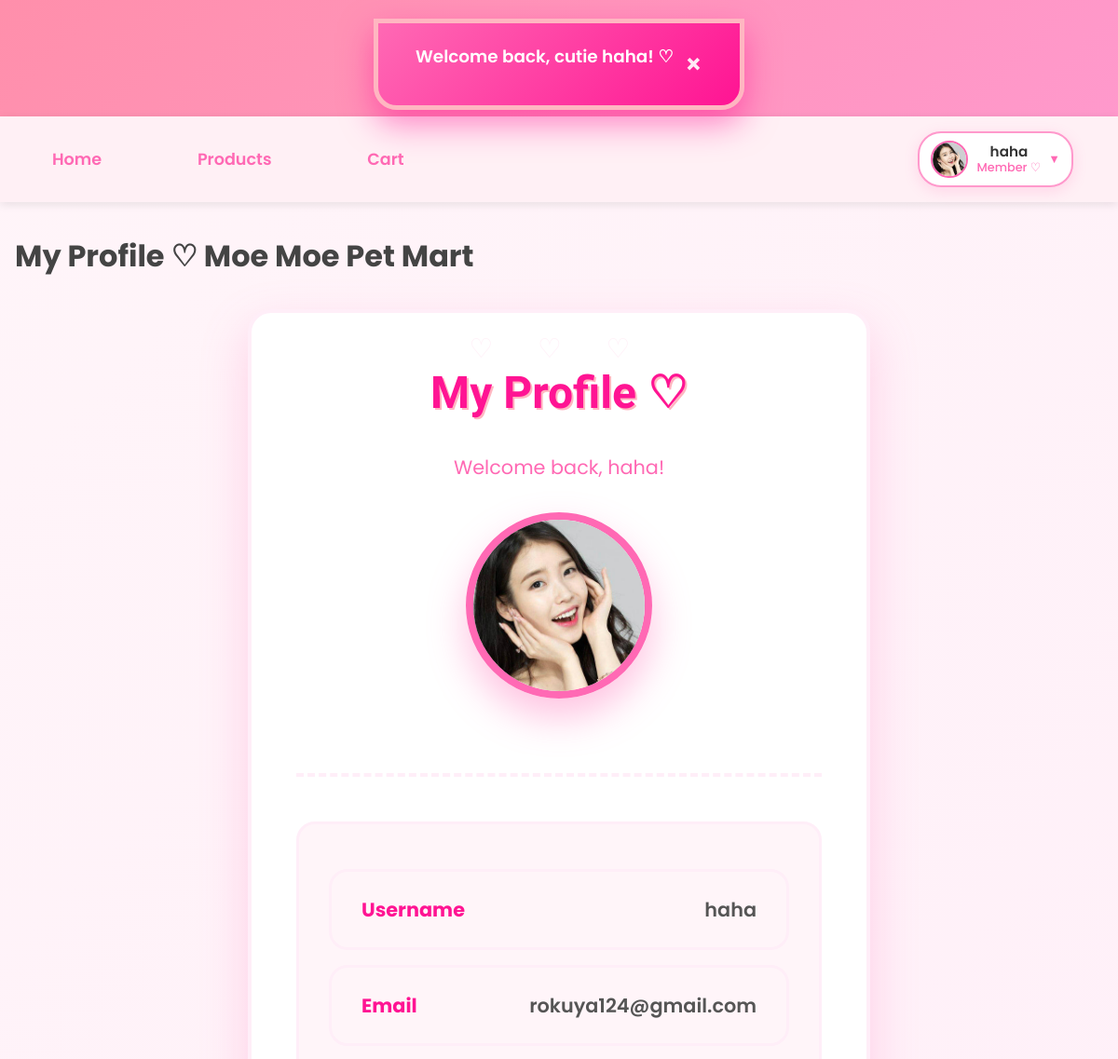
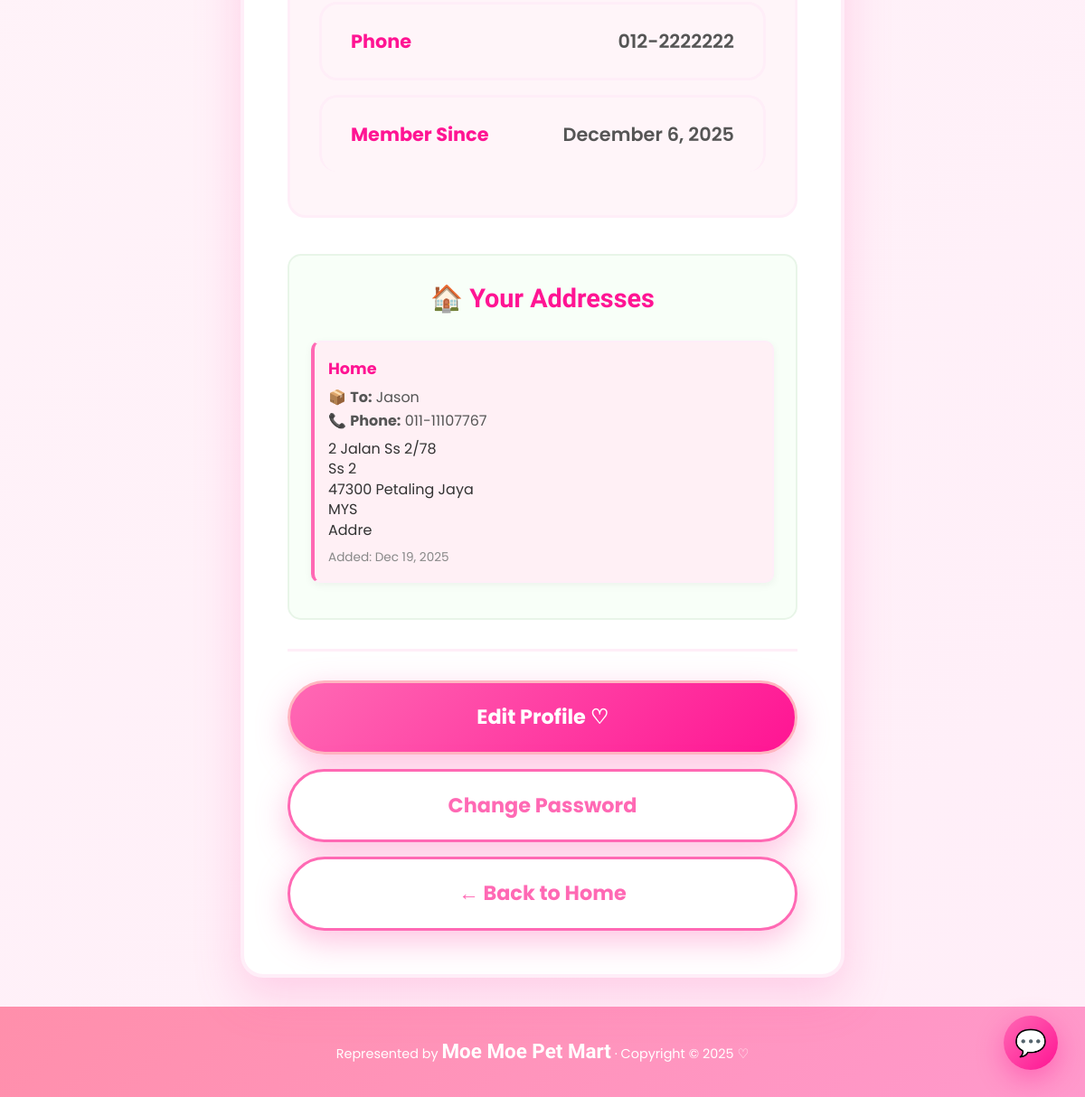
Page /profile.php (signed in) on the committed database (2 pictures, top to bottom).
### tables this page shows
CREATE TABLE `users` (
  `id` int(11) NOT NULL,
  `username` varchar(50) NOT NULL,
  `email` varchar(100) NOT NULL,
  `phone` varchar(20) NOT NULL,
  `home_address` varchar(255) NOT NULL,
  `password` varchar(255) NOT NULL,
  `reset_token` varchar(255) DEFAULT NULL,
  `reset_token_expiry` datetime DEFAULT NULL,
  `role` enum('member','admin') NOT NULL DEFAULT 'member',
  `created_at` datetime DEFAULT current_timestamp(),
  `profile_pic` varchar(255) DEFAULT NULL,
  `locked` tinyint(1) DEFAULT 0,
  `lock_reason` varchar(255) DEFAULT NULL,
  `locked_at` datetime DEFAULT NULL
);

CREATE TABLE `user_addresses` (
  `id` int(11) NOT NULL,
  `user_id` int(11) NOT NULL,
  `address_name` varchar(100) DEFAULT 'Home',
  `recipient_name` varchar(100) NOT NULL,
  `recipient_phone` varchar(20) NOT NULL,
  `full_address` text NOT NULL,
  `created_at` timestamp NOT NULL DEFAULT current_timestamp()
);

### _base.php (called while the page is built, shortened)
<?php
function temp($key, $value = null) {
    if ($value !== null) {
        $_SESSION["temp_$key"] = $value;
    }
    else {
        $value = $_SESSION["temp_$key"] ?? null;
        return $value;
    }
}
function is_login() {
    return isset($_SESSION['user']) && !empty($_SESSION['user']);
}
function username() {
    return $_SESSION['user'] ?? null;
}
function user_role() {
    return $_SESSION['role'] ?? null;
}
function current_user() {
    global $_db;
    $stm = $_db->prepare("SELECT * FROM users WHERE username = ?");
    $stm->execute([username()]);
    return $stm->fetch();
}
function encode($value) {
    return htmlentities($value);
}
?>

### profile.php (the view, shortened to what this page needs)
<?php
require '_base.php';
$user = current_user();
$stm = $_db->prepare("SELECT * FROM user_addresses WHERE user_id = ? ORDER BY created_at DESC");
$stm->execute([$user->id]);
$addresses = $stm->fetchAll();
$_title = 'My Profile ♡ Moe Moe Pet Mart';
include '_head.php';
?>
<div class="profile-container">
    <div class="profile-card">
        <h2>My Profile ♡</h2>
        <p>Welcome back, <?= encode($user->username) ?>!</p>
        <div class="profile-picture-section">
            <div class="profile-pic-container">
                <?php if ($user->profile_pic && file_exists($user->profile_pic)): ?>
                    <img src="/<?= encode($user->profile_pic) ?>?t=<?= time() ?>" class="profile-pic">
                <?php else: ?>
                    <div class="default-avatar">🐾</div>
                <?php endif; ?>
            </div>
        </div>
        <div class="profile-info">
            <div class="profile-field">
                <div class="field-label">Username</div>
                <div class="field-value"><?= encode($user->username) ?></div>
            </div>
            <div class="profile-field">
                <div class="field-label">Email</div>
                <div class="field-value"><?= encode($user->email) ?></div>
            </div>
            <div class="profile-field">
                <div class="field-label">Phone</div>
                <div class="field-value"><?= encode($user->phone) ?></div>
            </div>
            <div class="profile-field">
                <div class="field-label">Member Since</div>
                <div class="field-value"><?= date('F j, Y', strtotime($user->created_at)) ?></div>
            </div>
        </div>
        <div class="address-display-simple">
            <h3>🏠 Your Addresses</h3>
            <?php if (!empty($addresses)): ?>
                <div class="address-list-simple">
                    <?php foreach ($addresses as $addr): ?>
                        <div class="address-card-simple" style="background: #fff0f5; padding: 15px; border-radius: 10px; margin-bottom: 15px; border-left: 4px solid #ff69b4;">
                            <?php if (!empty($addr->address_name)): ?>
                                <div class="address-name" style="font-weight: bold; color: #ff1493; margin-bottom: 5px;">
                                    <?= encode($addr->address_name) ?>
                                </div>
                            <?php endif; ?>
                            <?php if (!empty($addr->recipient_name)): ?>
                                <div class="recipient-info" style="margin-bottom: 8px;">
                                    <span style="color: #555;">
                                        📦 <strong>To:</strong> <?= encode($addr->recipient_name) ?>
                                    </span>
                                    <br>
                                    <span style="color: #555;">
                                        📞 <strong>Phone:</strong> <?= encode($addr->recipient_phone) ?>
                                    </span>
                                </div>
                            <?php endif; ?>
                            <div class="address-text" style="color: #333; line-height: 1.4;">
                                <?= nl2br(encode($addr->full_address)) ?>
                            </div>
                            <div class="address-date" style="margin-top: 8px; font-size: 0.85em; color: #888;">
                                Added: <?= date('M j, Y', strtotime($addr->created_at)) ?>
                            </div>
                        </div>
                    <?php endforeach; ?>
                </div>
            <?php endif; ?>
        </div>
        <div class="profile-actions">
            <a href="edit_profile.php" class="btn btn-primary">Edit Profile ♡</a>
            <a href="change_password.php" class="btn btn-secondary">Change Password</a>
            <a href="/" class="btn btn-secondary">← Back to Home</a>
        </div>
    </div>
</div>
<?php include '_foot.php'; ?>

### _head.php (shortened to what this page needs)
<?php
    require_once '_base.php';
?>
<!DOCTYPE html>
<html lang="en">
<head>
    <link rel="stylesheet" href="/css/app.css">
    <link rel="stylesheet" href="https://unpkg.com/dropzone@5/dist/min/dropzone.min.css">
</head>
<body data-flash="<?= encode(temp('info')) ?>">
    <div id="moe-flash"></div>
    <header>
        <h1><a href="/">MoeMoepet Mart</a></h1>
    </header>
    <nav>
    <div class="nav-left">
    <a href="/">Home</a>
    <a href="/member/products.php">Products</a>
    <a href="/member/cart.php" class="cart-link">
        Cart
    </a>
    </div>
    <div class="nav-right">
        <?php if (is_login()):
            $user = current_user();
            $displayName = encode(username());
            $roleText    = user_role() === 'admin' ? 'Admin ♛' : 'Member ♡';
            $avatar = !empty($user->profile_pic) ? '/' . $user->profile_pic : '/images/default-avatar.png';
        ?>
            <div class="user-menu">
                <div class="user-info" tabindex="0">
                    <img src="<?= $avatar ?>" alt="<?= $displayName ?>" class="user-avatar">
                    <div class="user-details">
                        <div class="user-name"><?= $displayName ?></div>
                        <div class="user-role"><?= $roleText ?></div>
                    </div>
                    <span class="dropdown-arrow">▼</span>
                </div>
            </div>
        <?php else: ?>
            <a href="/login.php" class="btn-login">Login</a>
        <?php endif; ?>
    </div>
</nav>
    <main>
        <h1><?= $_title ?? 'Untitled' ?></h1>

### rows in the picture
users: profile_pic (picture), username "haha", email "rokuya124@gmail.com", phone "012-2222222", created_at "December 6, 2025"
user_addresses: address_name "Home", recipient_name "Jason", recipient_phone "011-11107767", full_address "2 Jalan Ss 2/78 Ss 2 47300 Petaling Jaya MYS Addre", created_at "Dec 19, 2025"

### other values in the picture
$displayName "haha"
$roleText "Member ♡"
$_title "My Profile ♡ Moe Moe Pet Mart"
